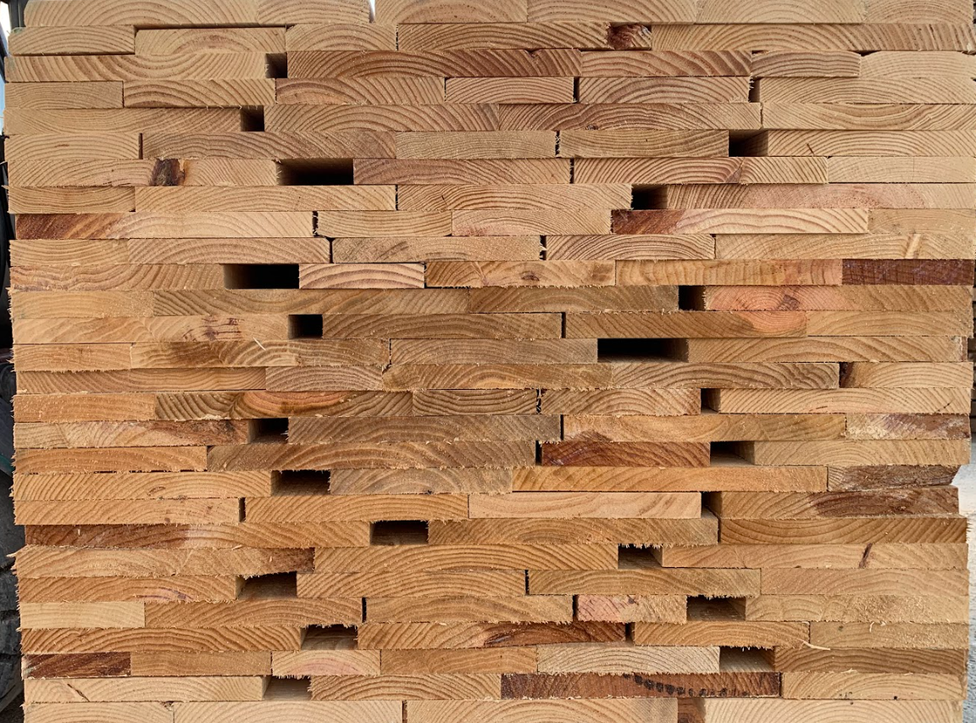
#> input picture scripts/tablas.png, 976 x 723 px, shrunk from 1152 x 853 before the run
$ python medidorPaquetes.py
#> lines starting #> are read from the running program, lines starting #| are printed output that depends on the picture
import cv2 as cv
import numpy as np

# Lee la imagen de entrada
img = cv.imread('tablas.png', cv.IMREAD_GRAYSCALE)
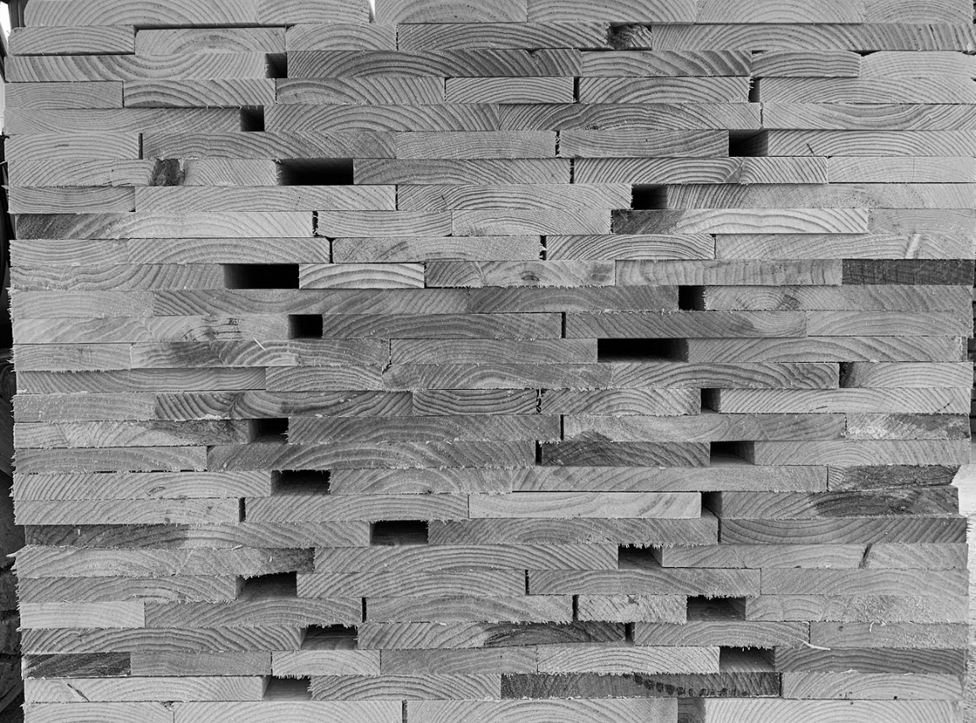
#> img: shape (723, 976); min 0, max 255, mean 138.1

# Aplica la binarización gaussiana
img_gaussian = cv.adaptiveThreshold(img, 255, cv.ADAPTIVE_THRESH_GAUSSIAN_C, cv.THRESH_BINARY, 11, 2)
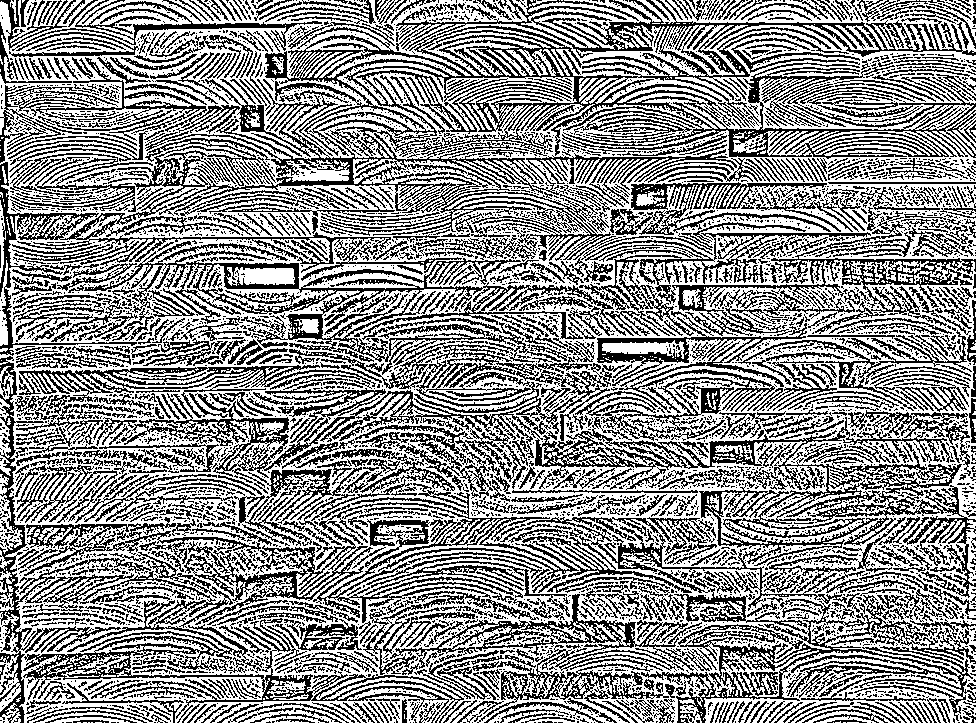
#> img_gaussian: shape (723, 976); 56.9% white; black in thin lines or dots

# Aplica el filtro Sobel para resaltar los bordes
img_sobel = cv.Sobel(img_gaussian, cv.CV_8U, 1, 0)
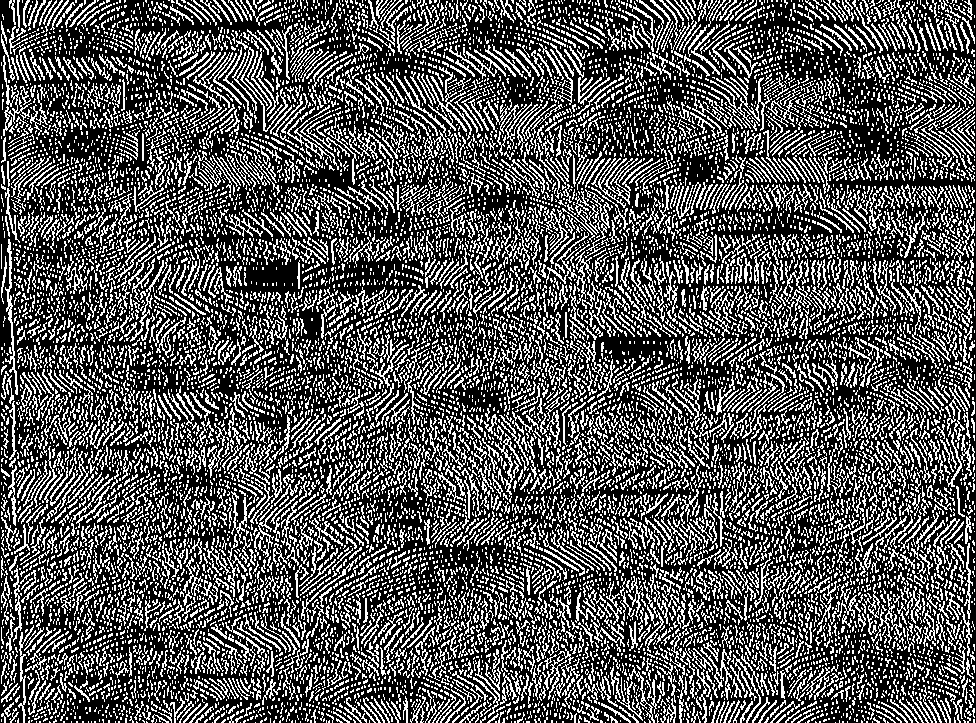
#> img_sobel: shape (723, 976); 33% white in thin lines or dots

# Detecta las líneas en la imagen
lines = cv.HoughLinesP(img_sobel, rho=1, theta=np.pi/180, threshold=100, minLineLength=100, maxLineGap=10)
#> lines = 1425 rows, first 6: [287, 415, 493, 209], [10, 719, 449, 280], [298, 276, 741, 719], [120, 691, 299, 512], [328, 415, 741, 2], [651, 153, 778, 26]

# Itera sobre las líneas detectadas
for line in lines:
    x1, y1, x2, y2 = line[0]

    # Descarta líneas no horizontales ni verticales
    if abs(x2 - x1) > abs(y2 - y1):
        # Línea vertical
        cv.line(img, (x1, y1), (x2, y2), (0, 255, 0), 2)
    else:
        # Línea horizontal
        cv.line(img, (x1, y1), (x2, y2), (0, 0, 255), 2)

        # Si la línea no es recta, hazla crecer
        if abs(x2 - x1) < 0.9 * abs(y2 - y1):
            if x1 < x2:
                new_x1 = x1 - 10
                new_x2 = x2 + 10
            else:
                new_x1 = x1 + 10
                new_x2 = x2 - 10

            cv.line(img, (new_x1, y1), (new_x2, y2), (0, 0, 255), 2)
#> this loop made 1425 passes
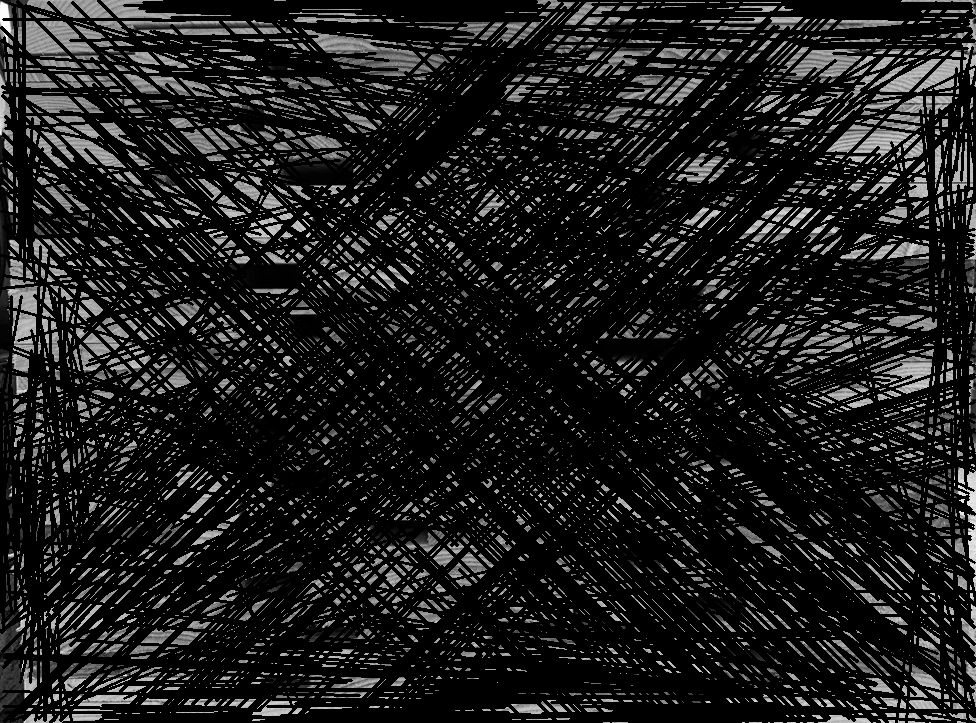
#> img: shape (723, 976); min 0, max 255, mean 28.2

# Guarda la imagen con los rectángulos dibujados
cv.imwrite('tabla_detectada.jpg', img)

$ run again, with scripts/canalV.jpg saved as scripts/tablas.png
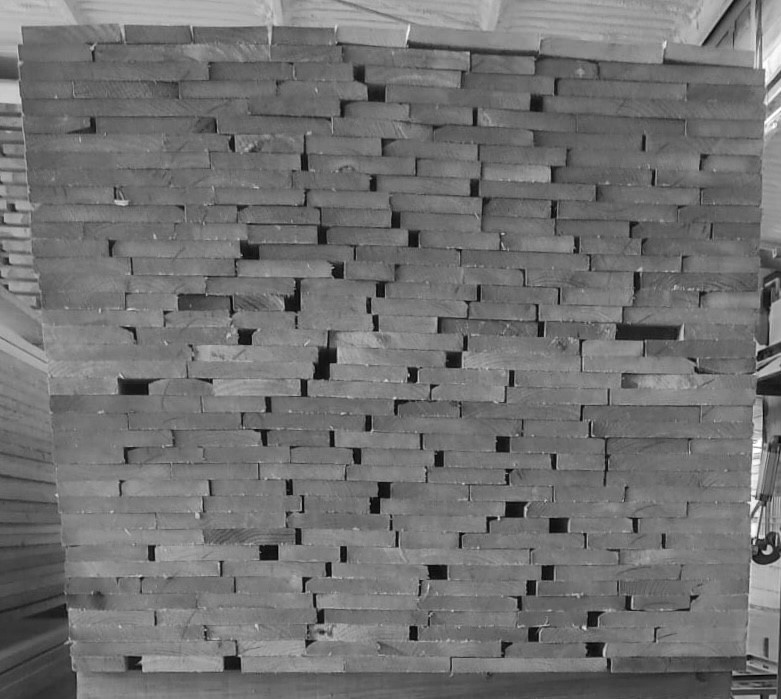
#> input picture scripts/canalV.jpg, 781 x 699 px
#> img is the input picture: shape (699, 781); min 0, max 255, mean 113.4
#> `img_gaussian = cv.adaptiveThreshold(img, 255, cv.ADAPTIVE_THRESH_GAUSS..`:
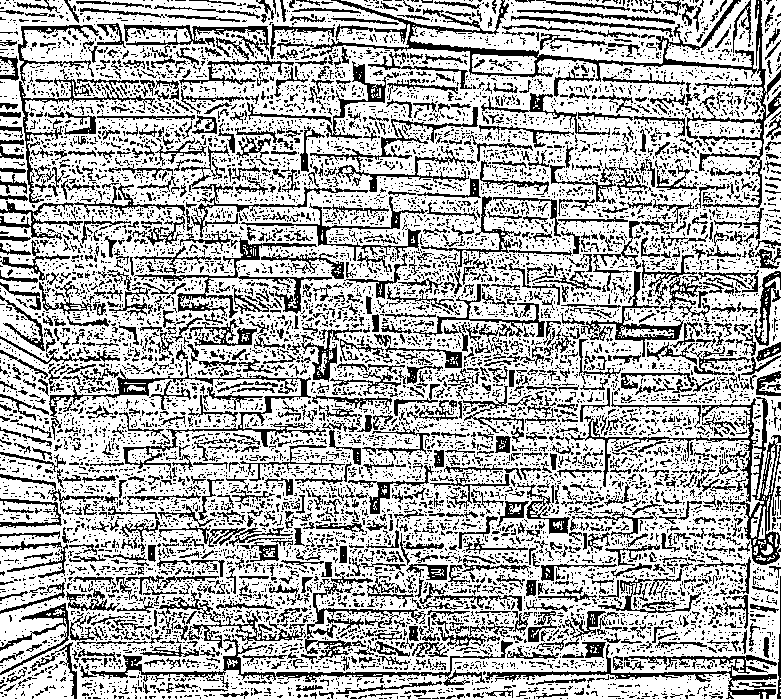
#> img_gaussian: shape (699, 781); 68.4% white; black in thin lines or dots
#> img_sobel: shape (699, 781); 27.8% white in thin lines or dots
#> lines = 701 rows, first 6: [3, 696, 293, 406], [89, 678, 377, 390], [491, 295, 737, 49], [318, 341, 674, 697], [749, 516, 756, 307], [227, 444, 497, 174]
#> the loop `for line in lines:` made 701 passes
#> (x1, y1, x2, y2, new_x1, new_x2) on pass 5: (749, 516, 756, 307, 739, 766)
#> after the loop `for line in lines:`:
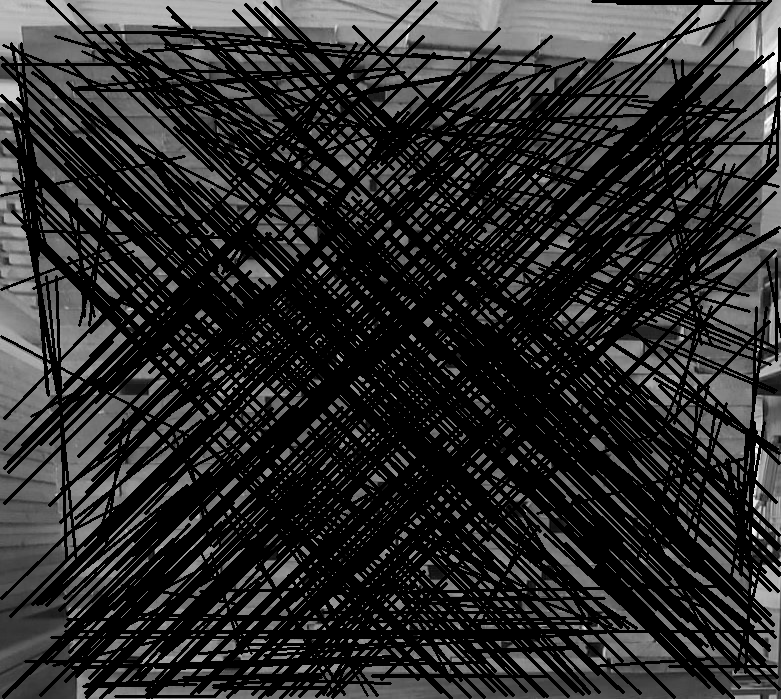
#> img: shape (699, 781); min 0, max 255, mean 43.3
